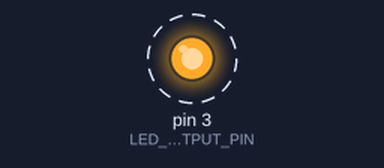
The sketch below on a simulated Arduino Uno, built with avr-gcc and run on an emulated ATmega328P. On the bench: output pins drawn as LEDs (lit = HIGH). Dashed ring = blinking. What the sketch prints to the serial monitor is not drawn.

Above: at 0.2 s.
Timing chart, 0 to 3.0 s (numbered marks = the images above):
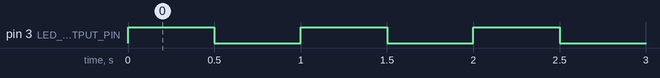

Measured:
- by itself, pin 3 (LED_OUTPUT_PIN): alternates HIGH for 0.50 s and LOW for 0.50 s

The sketch:

BlinkWithSerialPrint.ino
```cpp
/*
 * Turns on and off pin 3 once a second and writes to the serial port
 *
 * By Jon Froehlich
 * http://makeabilitylab.io
 *
 * Adapted from the official Arduino Blink example:
 *   File -> Examples -> 01. Basics -> Blink
 */

const int LED_OUTPUT_PIN = 3;

// The setup function runs once when you press reset or power the board
void setup() {
  // Because pins 0 - 13 can either be input or output, we must specify
  // how we're using the pin by using pinMode. In this case, we want to
  // control an LED, so set the pin to OUTPUT
  pinMode(LED_OUTPUT_PIN, OUTPUT);

  Serial.begin(9600); // Turn on the serial port, which is necessary for Serial.print
}

// The loop function runs over and over again forever
void loop() {
  int ledVal = HIGH;
  digitalWrite(LED_OUTPUT_PIN, ledVal);   // turn the LED on (HIGH is the voltage level)
  Serial.println(ledVal);
  delay(500);                             // wait 500ms
  ledVal = LOW;
  digitalWrite(LED_OUTPUT_PIN, ledVal);   // turn the LED off by making the voltage LOW
  Serial.println(ledVal);
  delay(500);                            // wait 500ms
}
```
